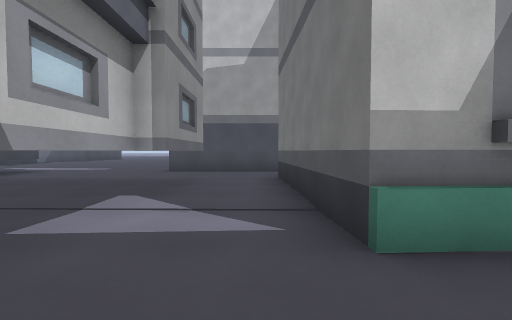
View 1 (above)

24 first-person views from a walk through a 3-D level made in the Godot game engine. The camera is 1.3 m above the floor, tilts 2° down and sees 90° across. The floor is counted in squares, 2 m on a side. Each view is taken from the middle of a square. On the plan, view 1 faces up. The plan holds only what a view shows up to about 9 squares ahead; the rest is blank. The place goes on beyond the plan. Some surface patterns are stand-ins.

View 2
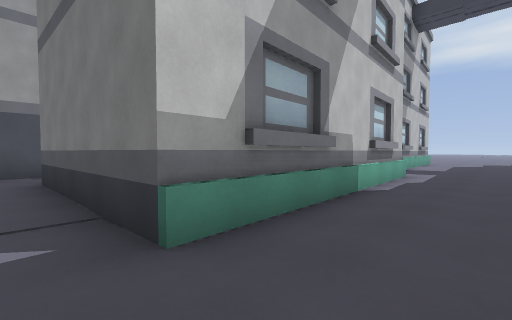

View 3
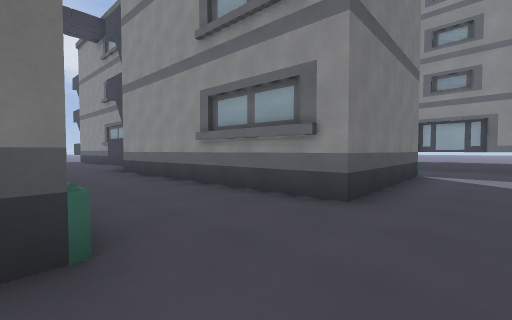

View 4
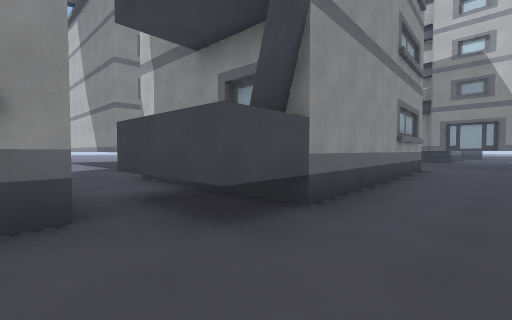

View 5
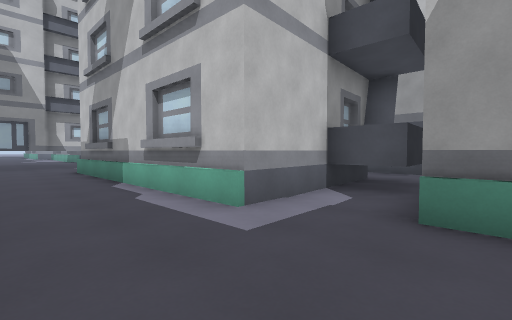

View 6
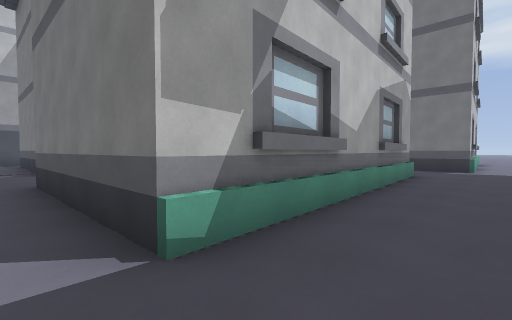

View 7
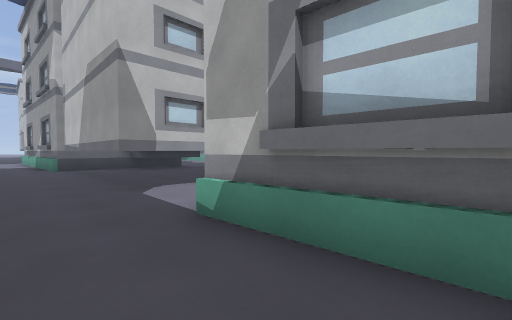

View 8
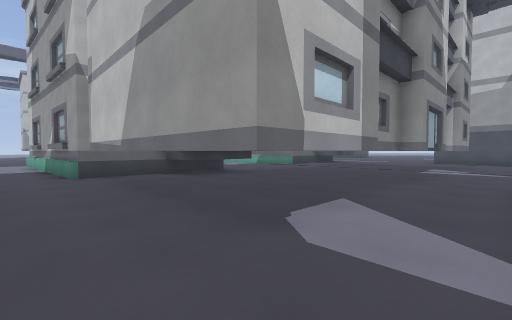

View 9
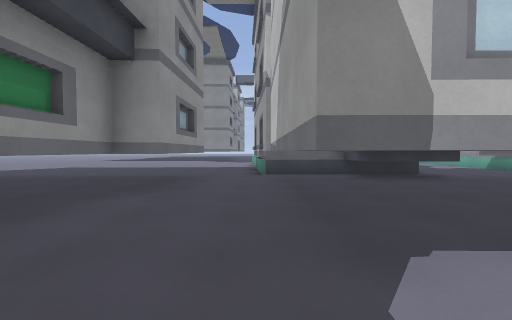

View 10
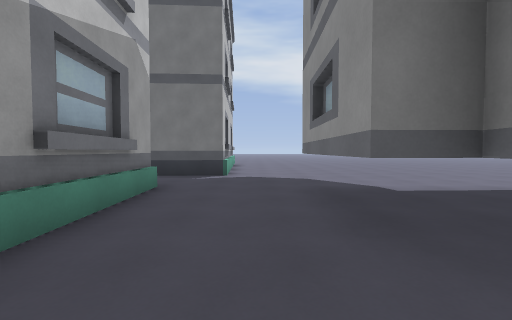

View 11
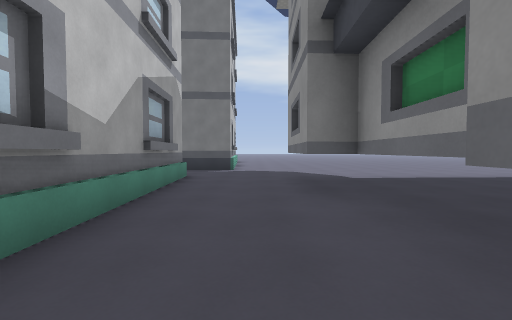

View 12
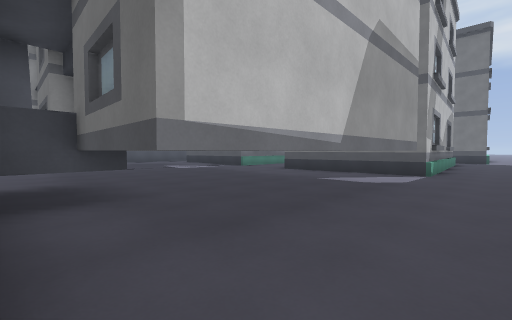

View 13
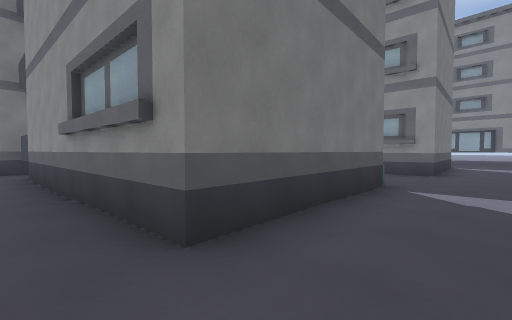

View 14
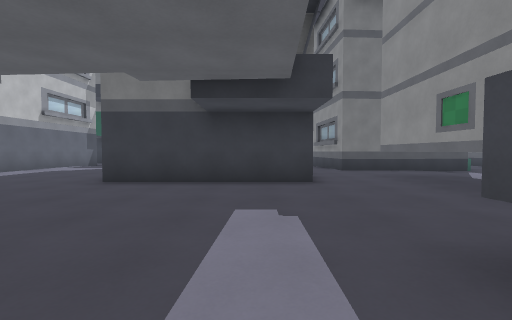

View 15
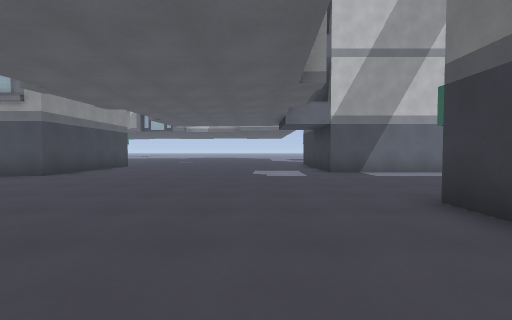

View 16
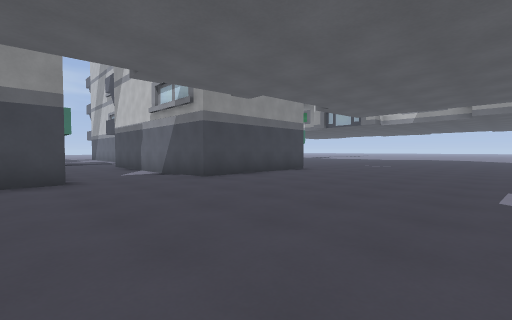

View 17
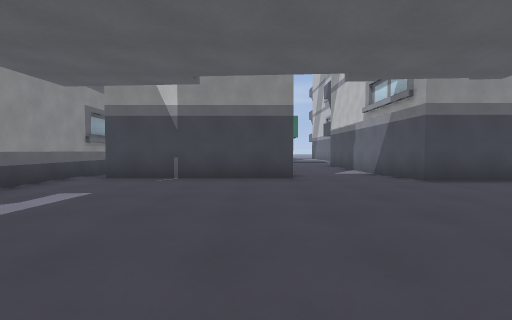

View 18
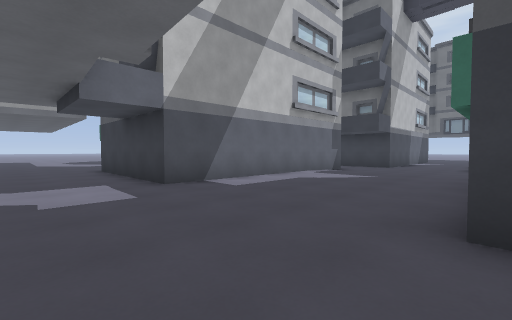

View 19
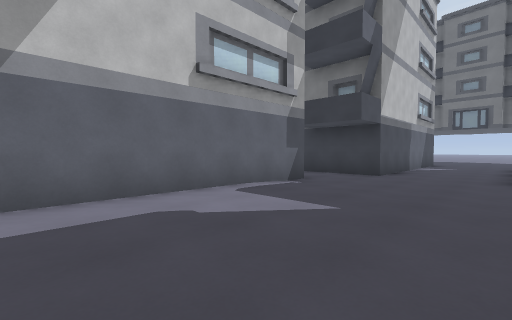

View 20
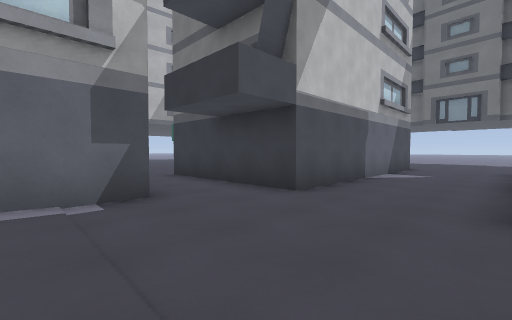

View 21
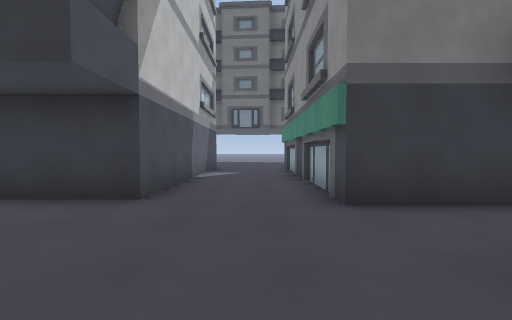

View 22
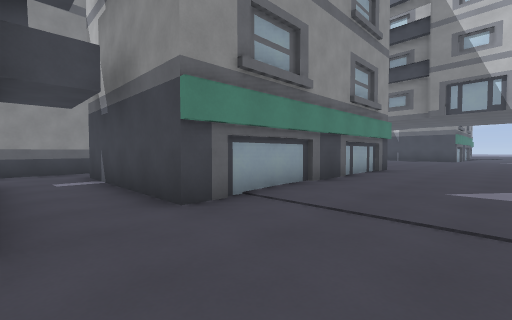

View 23
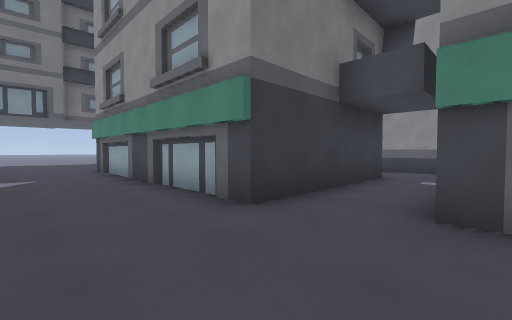

View 24
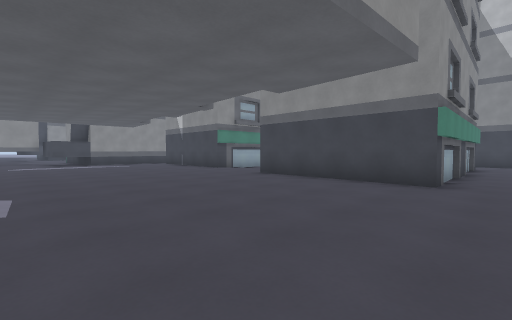

### Floor plan
Key: @ floor where view 1 was taken; # wall or solid block; . floor; B building.
Columns run from 17 left of view 1 to 11 right of it. Each row starts with its distance up from view 1.
 21 ...............        ..
 20 #B###B#........        .#
 19       #........       ..#
 18       #........       ..#
 17       #........#######..#
 16    ####.................#####
 15   ...........................
 14   ...........................
 13      B#.................B#BB#
 12       #........#B#####.#
 11       #........      #.#
 10       B........      #.#
  9       #........      #.#
  8      ..........####  #....
  7     ####  B...............#
  6           BB......#######BB
  5             BBBBB.#     #BB
  4            B   BB.#      ..
  3         B  B   B..#      ..#B
  2         ...    B..#######....
  1         ...B   BB............
  0         ...B   B.@...........
 -1          ..B   BB.#######BB.
 -2           BB   B..#      BB#
 -3           BB   B..#      B.#
 -4           BB   B..#      ..#
 -5           BBBBBB..#######..#
 -6      #BBBBB................#B
 -7      ........................
 -8         ...BBBBBBBBB..BBB....
 -9         ...         BBB B....
-10         ...              ....

Where each view was taken, in squares from view 1:
view 1: 0 up, 0 right, facing up
view 2: 0 up, 0 right, facing up-right
view 3: 2 up, 1 left, facing down-right
view 4: 1 up, 10 right, facing down-left
view 5: 0 up, 10 right, facing up-left
view 6: 7 down, 0 right, facing up-right
view 7: 7 down, 3 right, facing up-left
view 8: 7 down, 0 right, facing up-left
view 9: 6 down, 0 right, facing left
view 10: 7 down, 3 right, facing right
view 11: 7 down, 1 right, facing right
view 12: 7 down, 7 left, facing up-right
view 13: 7 up, 1 left, facing down-right
view 14: 9 up, 8 left, facing right
view 15: 9 up, 5 left, facing up
view 16: 12 up, 5 left, facing up-left
view 17: 12 up, 5 left, facing left
view 18: 12 up, 5 left, facing up-right
view 19: 13 up, 1 left, facing up-right
view 20: 13 up, 3 right, facing up-right
view 21: 14 up, 3 right, facing right
view 22: 15 up, 6 right, facing down-left
view 23: 15 up, 4 right, facing down-right
view 24: 21 up, 5 left, facing down-left
